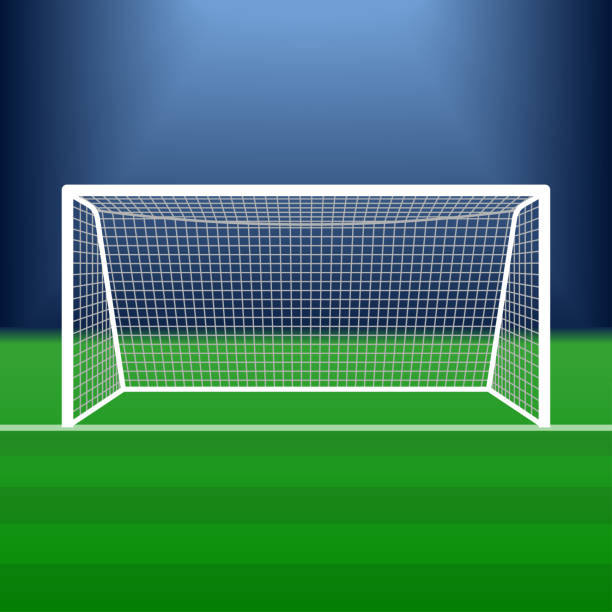
#> input picture ref1.jpg, 612 x 612 px
$ python lines.py football.jpg
#> lines starting #> are read from the running program, lines starting #| are printed output that depends on the picture; after the words box and inside, x2 and y2 are one past the last pixel; in counts of white or black regions, pixels touching at a corner belong together
#> the answer given: ref1.jpg
import numpy as np
import sys
import cv2 as cv
# [5 lines of commented-out code are left out]

def main(path):

#> called with path = 'ref1.jpg'
    src = cv.imread(path, cv.IMREAD_COLOR)
#> src is the input picture: shape (612, 612, 3); mean B, G, R 94.8, 122.7, 59.5
    # Check if image is loaded fine
    if src is None:
        print ('Error opening image: ' + argv[0])
        return -1
    # Show source image
    cv.imshow("src", src)
    # [load_image]
    # [gray]
    # Transform source image to gray if it is not already
    if len(src.shape) != 2:
        gray = cv.cvtColor(src, cv.COLOR_BGR2GRAY)
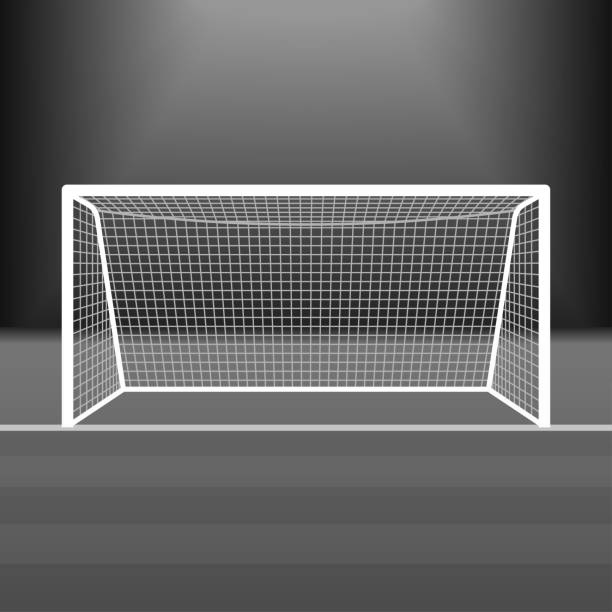
#> gray: shape (612, 612); min 13, max 255, mean 100.7
    else:
        gray = src

    gray = cv.bitwise_not(gray)
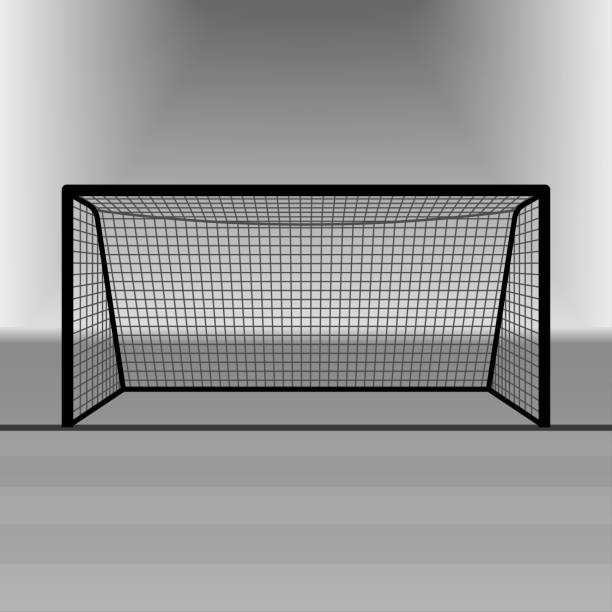
#> gray: shape (612, 612); min 0, max 242, mean 154.3
    bw = cv.adaptiveThreshold(gray, 255, cv.ADAPTIVE_THRESH_MEAN_C, \
                                cv.THRESH_BINARY, 15, -2)
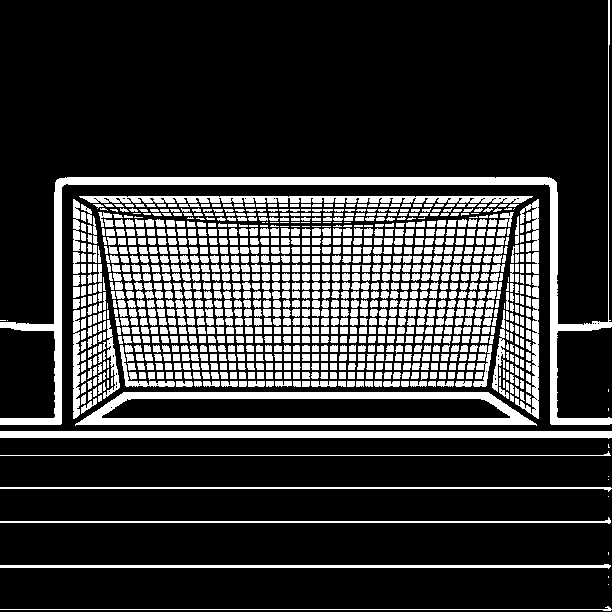
#> bw: shape (612, 612); 21.8% white; 1096 white regions (67 under 20 px), largest, box (x1, y1, x2, y2) and area: (0, 0, 612, 425) 9557, (75, 392, 537, 426) 6364, (0, 431, 612, 439) 4285

    horizontal = np.copy(bw)
    vertical = np.copy(bw)

    cols = horizontal.shape[1]
#> cols = 612
    horizontal_size = cols // 30
#> horizontal_size = 20
    # Create structure element for extracting horizontal lines through morphology operations
    horizontalStructure = cv.getStructuringElement(cv.MORPH_RECT, (horizontal_size, 1))
    # Apply morphology operations
    horizontal = cv.erode(horizontal, horizontalStructure)
#> horizontal: shape (612, 612); 5.7% white; 18 white regions (3 under 20 px), largest, box (x1, y1, x2, y2) and area: (0, 431, 612, 438) 4284, (65, 177, 548, 185) 3778, (85, 418, 528, 425) 3038
    horizontal = cv.dilate(horizontal, horizontalStructure)
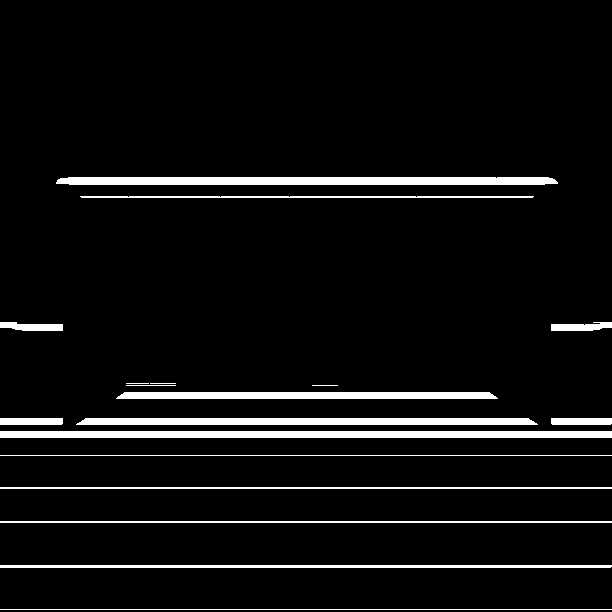
#> horizontal: shape (612, 612); 5.9% white; 18 white regions, largest, box (x1, y1, x2, y2) and area: (0, 431, 612, 438) 4284, (56, 177, 558, 185) 3949, (76, 418, 538, 425) 3171
    # Show extracted horizontal lines
    cv.imshow("horizontal", horizontal)
    cv.waitKey(0)

    # [horiz]
    # [vert]
    # Specify size on vertical axis
    rows = vertical.shape[0]
#> rows = 612
    verticalsize = rows // 30
#> verticalsize = 20
    # Create structure element for extracting vertical lines through morphology operations
    verticalStructure = cv.getStructuringElement(cv.MORPH_RECT, (1, verticalsize))
#> verticalStructure = 20 values from 1 to 1
    # Apply morphology operations
    vertical = cv.erode(vertical, verticalStructure)
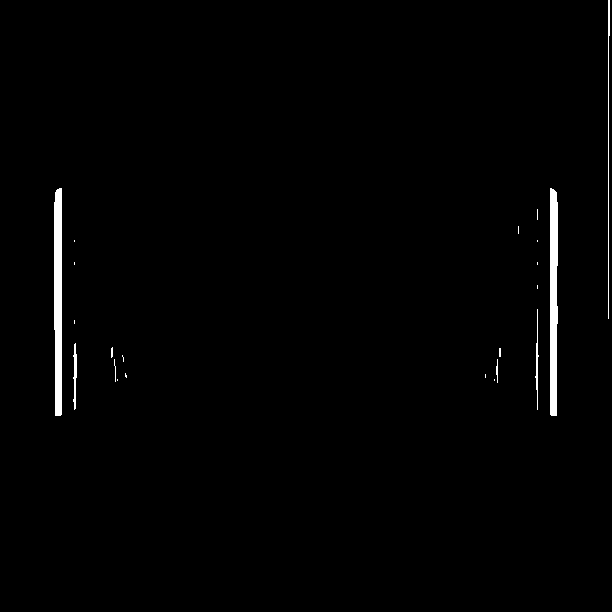
#> vertical: shape (612, 612); 1.1% white; 22 white regions (14 under 20 px), largest, box (x1, y1, x2, y2) and area: (54, 188, 62, 416) 1715, (550, 188, 558, 416) 1666, (608, 0, 610, 319) 355
    vertical = cv.dilate(vertical, verticalStructure)
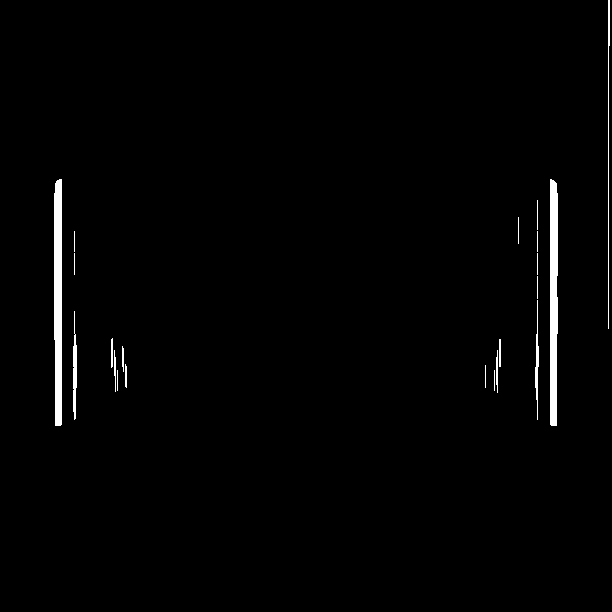
#> vertical: shape (612, 612); 1.4% white; 21 white regions, largest, box (x1, y1, x2, y2) and area: (54, 179, 62, 426) 1867, (550, 179, 558, 426) 1837, (608, 0, 610, 329) 375
    # Show extracted vertical lines
    cv.imshow("verrical", vertical)
    cv.waitKey(0)
    # [vert]
    # [smooth]
    # Inverse vertical image
    vertical = cv.bitwise_not(vertical)
    cv.imshow("verrical", vertical)
    cv.waitKey(0)
    '''
    Extract edges and smooth image according to the logic
    1. extract edges
    2. dilate(edges)
    3. src.copyTo(smooth)
    4. blur smooth img
    5. smooth.copyTo(src, edges)
    '''
    # Step 1
    edges = cv.adaptiveThreshold(vertical, 255, cv.ADAPTIVE_THRESH_MEAN_C, \
                                cv.THRESH_BINARY, 3, -2)
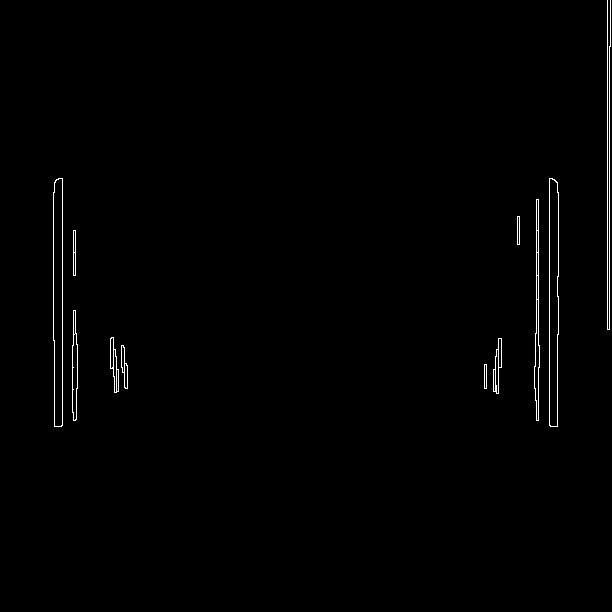
#> edges: shape (612, 612); 0.81% white in thin lines or dots, all inside (x1, y1, x2, y2) = (53, 0, 611, 427)
#> (the run stopped early here; a loop or call above may not have finished)
